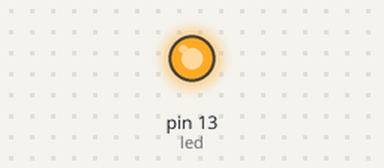
Bench run of a sketch on a simulated Arduino Uno, built with avr-gcc and run on an emulated ATmega328P. Shown: output pins drawn as LEDs (lit = HIGH). What the sketch prints to the serial monitor is not drawn.

Above: at 0.1 s.
At 6.1 s:
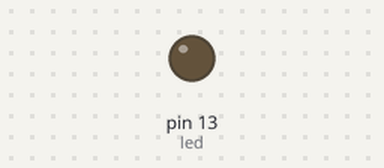
Timing chart, 0 to 7.6 s (numbered marks = the images above):
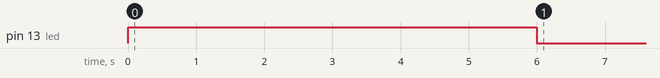

The sketch:

Bluetooth_testing.ino
```cpp
//#include <SoftwareSerial.h>

//SoftwareSerial blue (11,12);
int led = 13;
String cad;
void setup() {
  // put your setup code here, to run once:
  pinMode(led, OUTPUT);
  digitalWrite(led, HIGH);
  delay(6000);
  Serial.begin(9600);
  digitalWrite(led, LOW);
  delay(1000);
  Serial.println("Activado");


}

void loop() {
  // put your main code here, to run repeatedly:
  int i = 0;
  while(i < 10){
    cad = cad + (String) Serial.read();
    ++i;
  }
  Serial.println((String)cad);
  Serial.println(i);
  cad = "";
  delay(1000);
}
```
